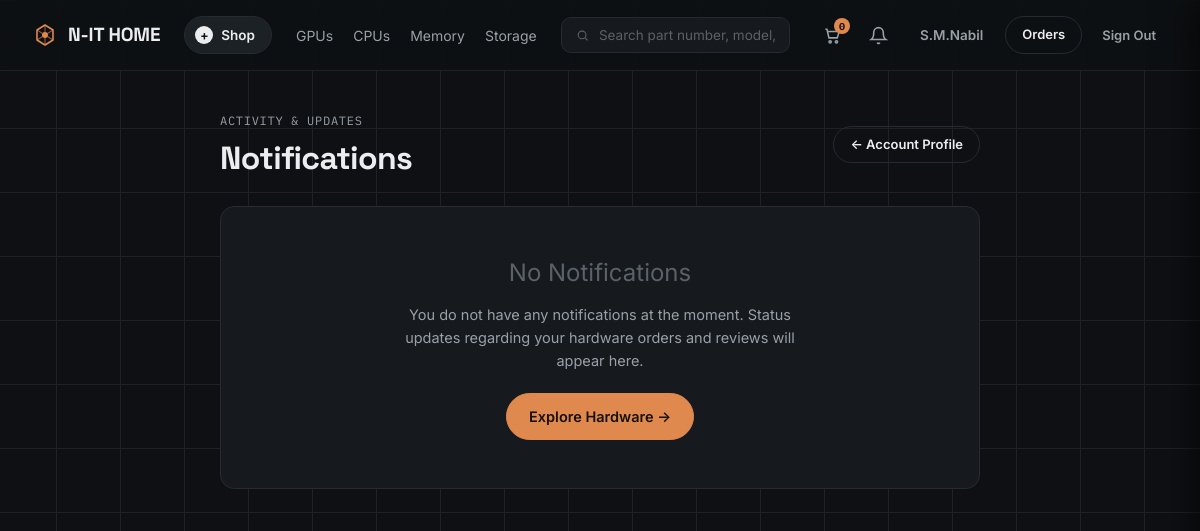
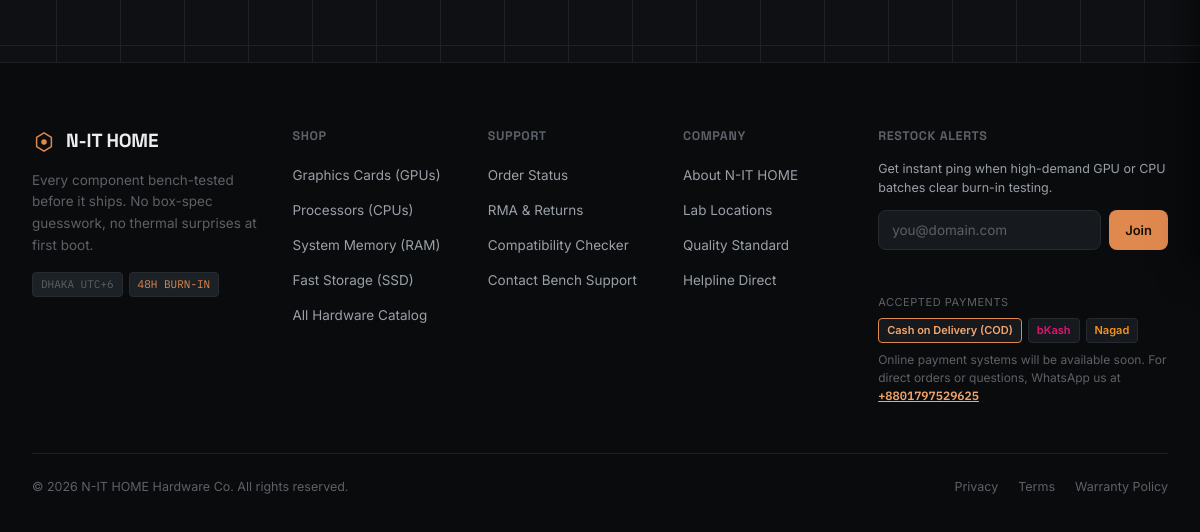
The page /accounts/notifications/ (signed in) on the database as committed earlier (2 pictures, top to bottom).
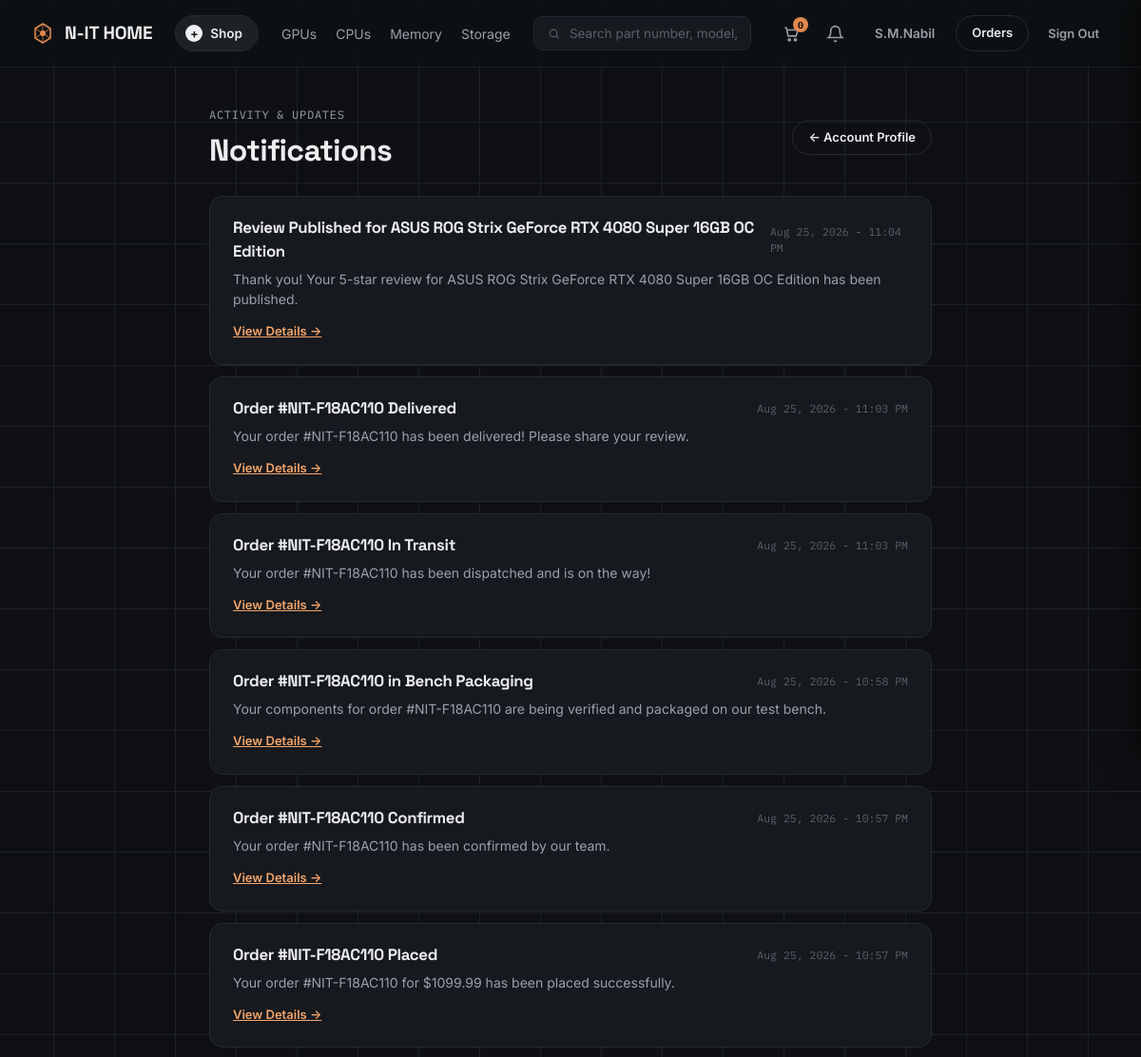
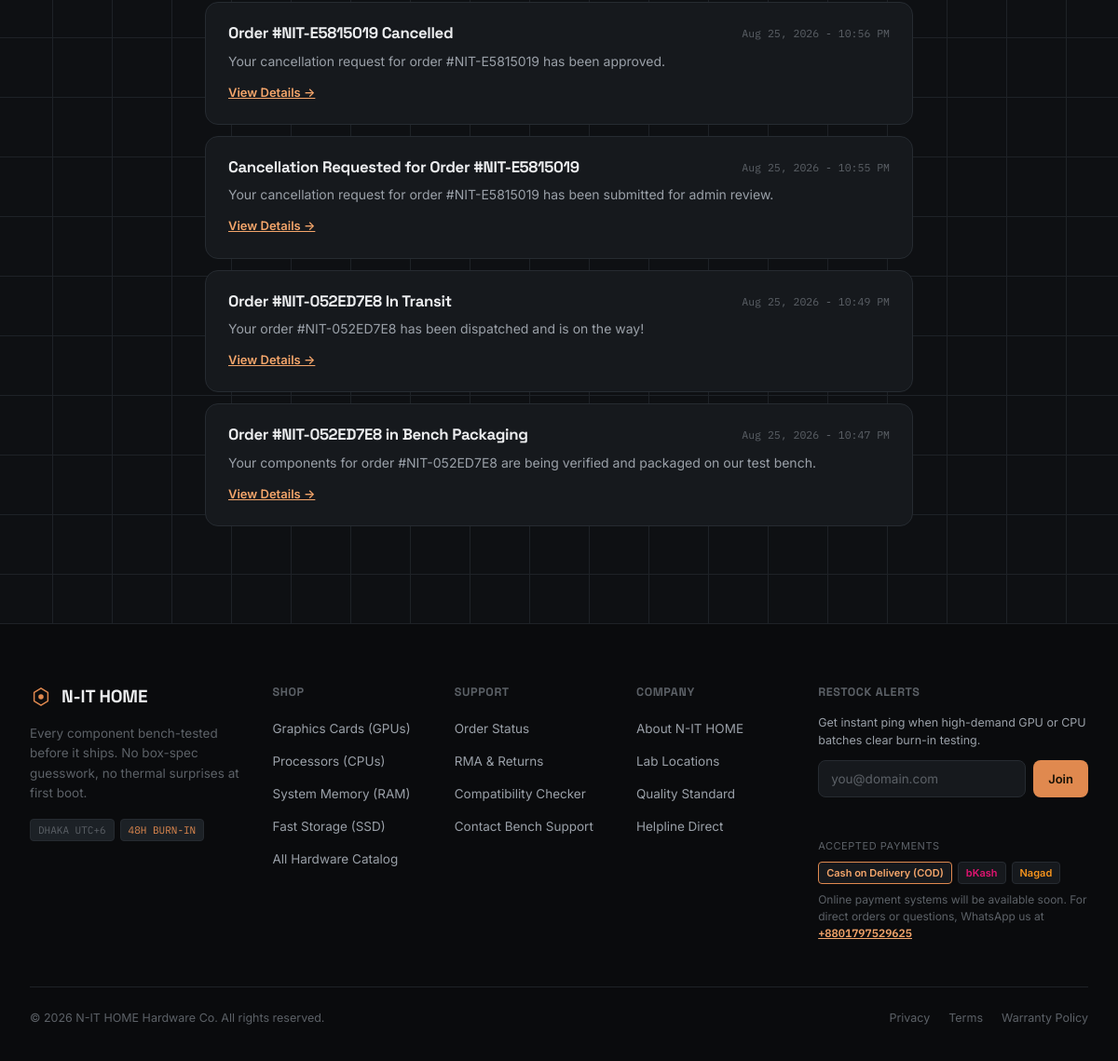
The same page on the database as committed later (2 pictures, top to bottom).
### accounts/models.py (models this page shows, shortened)
class User(AbstractBaseUser, PermissionsMixin):
    email = models.EmailField(unique=True, db_index=True)
    first_name = models.CharField(max_length=50, blank=True)
    last_name = models.CharField(max_length=50, blank=True)
    is_active = models.BooleanField(default=True)
    is_staff = models.BooleanField(default=False)
    is_verified = models.BooleanField(default=False)
    created_at = models.DateTimeField(auto_now_add=True)
    objects = UserManager()
    USERNAME_FIELD = 'email'
    REQUIRED_FIELDS = []
    class Meta:
        verbose_name = 'User'
        verbose_name_plural = 'Users'
        ordering = ['-created_at']

class Notification(models.Model):
    user = models.ForeignKey(settings.AUTH_USER_MODEL, on_delete=models.CASCADE, related_name='notifications')
    title = models.CharField(max_length=200)
    message = models.TextField()
    link = models.CharField(max_length=255, blank=True)
    is_read = models.BooleanField(default=False)
    created_at = models.DateTimeField(auto_now_add=True)
    class Meta:
        ordering = ['-created_at']
        verbose_name = 'Notification'
        verbose_name_plural = 'Notifications'

### accounts/views.py (the view)
# urls.py: path('notifications/', NotificationListView.as_view(), name='notifications'),
class NotificationListView(LoginRequiredMixin, ListView):
    model = Notification
    template_name = 'accounts/notifications.html'
    context_object_name = 'notifications'
    paginate_by = 15
    def get_queryset(self):
        return Notification.objects.filter(user=self.request.user)
    def get_context_data(self, **kwargs) -> dict[str, Any]:
        context = super().get_context_data(**kwargs)
        context['title'] = 'Notifications'
        Notification.objects.filter(user=self.request.user, is_read=False).update(is_read=True)
        return context

### cart/context_processors.py (called while the page is built)
def cart(request: HttpRequest) -> dict[str, Any]:
    return {'cart': Cart(request)}

### core/context_processors.py (called while the page is built)
def site_context(request: HttpRequest) -> dict[str, Any]:
    categories = Category.objects.all().order_by('name')
    unread_count = 0
    recent_notifications = []
    if request.user.is_authenticated:
        unread_count = Notification.objects.filter(user=request.user, is_read=False).count()
        recent_notifications = Notification.objects.filter(user=request.user)[:5]
    return {
        'site_name': 'N-IT HOME',
        'site_tagline': 'Premium PC Hardware & Components',
        'currency_symbol': '$',
        'nav_categories': categories,
        'unread_notifications_count': unread_count,
        'recent_notifications': recent_notifications,
    }

### templates/accounts/notifications.html (shortened to what this page needs)
{% extends 'base.html' %}
{% block content %}
<div class="wrap" style="padding-top: 36px; padding-bottom: 64px;">
    <div style="max-width: 760px; margin: 0 auto;">
        <div style="display: flex; justify-content: space-between; align-items: center; margin-bottom: 24px; flex-wrap: wrap; gap: 12px;">
            <div>
                <span class="eyebrow mono" style="margin-bottom: 4px;">Activity &amp; Updates</span>
                <h1 style="font-size: 2rem; font-weight: 700; color: var(--text); margin: 0;">
                    Notifications
                </h1>
            </div>
            <a href="{% url 'accounts:profile' %}" class="btn-outline btn-sm">
                &larr; Account Profile
            </a>
        </div>
        {% if notifications %}
            <div style="display: flex; flex-direction: column; gap: 12px;">
                {% for notification in notifications %}
                    <div style="background: var(--panel); border: 1px solid {% if not notification.is_read %}var(--copper){% else %}var(--line){% endif %}; border-radius: var(--radius); padding: 20px 24px; display: flex; justify-content: space-between; align-items: flex-start; gap: 16px;">
                        <div style="flex: 1;">
                            <div style="display: flex; align-items: center; gap: 10px; margin-bottom: 6px;">
                                <h3 style="font-size: 1.05rem; font-weight: 700; color: var(--text); margin: 0;">
                                    {{ notification.title }}
                                </h3>
                                <span class="mono" style="font-size: 11.5px; color: var(--text-faint); margin-left: auto;">
                                    {{ notification.created_at|date:"M d, Y - h:i A" }}
                                </span>
                            </div>
                            <p style="color: var(--text-dim); font-size: 14px; line-height: 1.5; margin: 0 0 10px 0;">
                                {{ notification.message }}
                            </p>
                            {% if notification.link %}
                                <a href="{{ notification.link }}" class="btn-ghost" style="padding: 4px 0; font-size: 13px; color: var(--copper-bright); text-decoration: underline;">
                                    View Details &rarr;
                                </a>
                            {% endif %}
                        </div>
                    </div>
                {% endfor %}
            </div>
        {% else %}
            <div style="background: var(--panel); border: 1px solid var(--line); border-radius: var(--radius); padding: 48px 32px; text-align: center;">
                <div style="font-size: 1.5rem; margin-bottom: 12px; color: var(--text-faint);">
                    No Notifications
                </div>
                <p style="color: var(--text-dim); font-size: 14.5px; max-width: 440px; margin: 0 auto 20px auto; line-height: 1.6;">
                    You do not have any notifications at the moment. Status updates regarding your hardware orders and reviews will appear here.
                </p>
                <a href="{% url 'products:product_list' %}" class="btn-solid">
                    Explore Hardware &rarr;
                </a>
            </div>
        {% endif %}
    </div>
</div>
{% endblock %}

### templates/base.html (shortened to what this page needs)
{% load static %}
<!DOCTYPE html>
<html lang="en">
<head>
    <link rel="stylesheet" href="{% static 'css/main.css' %}">
    <link rel="stylesheet" href="{% static 'css/gallery.css' %}">
    <link rel="stylesheet" href="{% static 'css/forms.css' %}">
    <link rel="stylesheet" href="{% static 'css/responsive.css' %}">
</head>
<body>
    {% include 'includes/navbar.html' %}
    <main class="main-content">
        {% block content %}{% endblock %}
    </main>
    {% include 'includes/footer.html' %}
</body>
</html>

### templates/includes/navbar.html (shortened to what this page needs)
{% load static %}
<header class="nav" id="top">
  <div class="nav-inner">
    <a class="logo" href="{% url 'products:product_list' %}">
      N-IT HOME
    </a>
    <button class="menu-btn" id="menuBtn" type="button" aria-expanded="false" aria-controls="megaMenu">
      <span class="plus">+</span> Shop
    </button>
    <nav class="nav-links">
      <a href="{% url 'products:product_list' %}?category=gpu#catalog">GPUs</a>
      <a href="{% url 'products:product_list' %}?category=cpu#catalog">CPUs</a>
      <a href="{% url 'products:product_list' %}?category=ram#catalog">Memory</a>
      <a href="{% url 'products:product_list' %}?category=ssd#catalog">Storage</a>
    </nav>
    <form action="{% url 'products:product_list' %}#catalog" method="get" class="nav-search" role="search">
      <button type="submit" class="nav-search-btn" aria-label="Search">
        <svg width="15" height="15" viewBox="0 0 24 24" fill="none" stroke="currentColor" stroke-width="2" aria-hidden="true">
          <circle cx="11" cy="11" r="7"/>
          <path d="M21 21L16.5 16.5"/>
        </svg>
      </button>
      <input type="text" name="q" value="{{ search_query|default:'' }}" placeholder="Search part number, model, or spec…" autocomplete="off">
    </form>
    <div class="nav-actions">
      <a href="{% url 'cart:cart_detail' %}" class="icon-btn" id="cartBtn" aria-label="Shopping Cart">
        <svg width="19" height="19" viewBox="0 0 24 24" fill="none" stroke="currentColor" stroke-width="2">
          <path d="M3 4H5L7.5 15H18L20.5 7H6.5"/>
          <circle cx="9" cy="20" r="1.4"/>
          <circle cx="17" cy="20" r="1.4"/>
        </svg>
        <span class="cart-badge" id="cartBadge">{{ cart.total_items|default:'0' }}</span>
      </a>
      {% if user.is_authenticated %}
        <a href="{% url 'accounts:notifications' %}" class="icon-btn" aria-label="Notifications" title="Notifications">
          <svg width="19" height="19" viewBox="0 0 24 24" fill="none" stroke="currentColor" stroke-width="2">
            <path d="M18 8A6 6 0 0 0 6 8c0 7-3 9-3 9h18s-3-2-3-9"/>
            <path d="M13.73 21a2 2 0 0 1-3.46 0"/>
          </svg>
        </a>
        <a href="{% url 'accounts:profile' %}" class="btn-ghost" style="padding: 8px 14px; font-size: 13.5px;">
          {{ user.first_name|default:user.email|truncatechars:14 }}
        </a>
        <a href="{% url 'orders:order_history' %}" class="btn-outline" style="padding: 8px 16px; font-size: 13px;">
          Orders
        </a>
        <form method="post" action="{% url 'accounts:logout' %}" style="display: inline; margin: 0;">
          <button type="submit" class="btn-ghost" style="background: none; border: none; font-size: 13px; padding: 8px 12px;" title="Sign out">
            Sign Out
          </button>
        </form>
      {% else %}
        <a class="btn-ghost" href="{% url 'accounts:login' %}">Log In</a>
        <a class="btn-solid" href="{% url 'accounts:signup' %}" style="padding:9px 18px; font-size: 13.5px;">Sign Up</a>
      {% endif %}
    </div>
  </div>
</header>

### templates/includes/footer.html
{% load static %}
<footer>
  <div class="wrap">
    <div class="footer-grid">
      <div class="footer-brand">
        <a class="logo" href="{% url 'products:product_list' %}">
          <svg viewBox="0 0 26 26" fill="none" style="width: 24px; height: 24px;" aria-hidden="true">
            <path d="M13 3L21 8V18L13 23L5 18V8L13 3Z" stroke="#E0894F" stroke-width="1.6" stroke-linejoin="round"/>
            <circle cx="13" cy="13" r="3" fill="#E0894F"/>
          </svg>
          N-IT HOME
        </a>
        <p>Every component bench-tested before it ships. No box-spec guesswork, no thermal surprises at first boot.</p>
        <div style="margin-top: 16px; display: flex; gap: 6px; flex-wrap: wrap;">
          <span style="font-family: 'IBM Plex Mono', monospace; font-size: 11px; color: var(--text-faint); background: var(--panel-2); border: 1px solid var(--line); padding: 3px 8px; border-radius: 4px;">DHAKA UTC+6</span>
          <span style="font-family: 'IBM Plex Mono', monospace; font-size: 11px; color: var(--copper); background: var(--panel-2); border: 1px solid var(--line); padding: 3px 8px; border-radius: 4px;">48H BURN-IN</span>
        </div>
      </div>
      <div class="footer-col">
        <h4>Shop</h4>
        <ul>
          <li><a href="{% url 'products:product_list' %}?category=gpu#catalog">Graphics Cards (GPUs)</a></li>
          <li><a href="{% url 'products:product_list' %}?category=cpu#catalog">Processors (CPUs)</a></li>
          <li><a href="{% url 'products:product_list' %}?category=ram#catalog">System Memory (RAM)</a></li>
          <li><a href="{% url 'products:product_list' %}?category=ssd#catalog">Fast Storage (SSD)</a></li>
          <li><a href="{% url 'products:product_list' %}#catalog">All Hardware Catalog</a></li>
        </ul>
      </div>
      <div class="footer-col">
        <h4>Support</h4>
        <ul>
          <li><a href="{% url 'orders:order_history' %}">Order Status</a></li>
          <li><a href="{% url 'core:contact' %}">RMA &amp; Returns</a></li>
          <li><a href="{% url 'products:product_list' %}#shop">Compatibility Checker</a></li>
          <li><a href="{% url 'core:contact' %}">Contact Bench Support</a></li>
        </ul>
      </div>
      <div class="footer-col">
        <h4>Company</h4>
        <ul>
          <li><a href="{% url 'core:about' %}">About N-IT HOME</a></li>
          <li><a href="{% url 'core:contact' %}">Lab Locations</a></li>
          <li><a href="{% url 'core:about' %}">Quality Standard</a></li>
          <li><a href="{% url 'core:contact' %}">Helpline Direct</a></li>
        </ul>
      </div>
      <div class="news">
        <h4>Restock Alerts</h4>
        <p style="font-size: 12.5px; color: var(--text-dim); margin-bottom: 12px;">Get instant ping when high-demand GPU or CPU batches clear burn-in testing.</p>
        <form class="news-form" id="newsForm">
          <input type="email" placeholder="you@domain.com" required aria-label="Your email">
          <button type="submit">Join</button>
        </form>
        <div class="news-note" id="newsNote"></div>
        <div style="margin-top: 18px;">
          <div style="font-size: 11px; text-transform: uppercase; letter-spacing: .05em; color: var(--text-faint); margin-bottom: 8px;">Accepted Payments</div>
          <div style="display: flex; gap: 6px; flex-wrap: wrap; margin-bottom: 8px;">
            <span style="font-size: 11px; font-weight: 600; color: var(--copper-bright); background: var(--panel); border: 1px solid var(--copper); padding: 3px 8px; border-radius: 4px;">Cash on Delivery (COD)</span>
            <span style="font-size: 11px; font-weight: 600; color: #e11471; background: var(--panel); border: 1px solid var(--line); padding: 3px 8px; border-radius: 4px;">bKash</span>
            <span style="font-size: 11px; font-weight: 600; color: #f7941d; background: var(--panel); border: 1px solid var(--line); padding: 3px 8px; border-radius: 4px;">Nagad</span>
          </div>
          <p style="font-size: 12px; color: var(--text-faint); line-height: 1.5; margin: 0;">
            Online payment systems will be available soon. For direct orders or questions, WhatsApp us at
            <a href="https://wa.me/8801797529625" target="_blank" rel="noopener noreferrer" style="color: var(--copper-bright); font-family: var(--font-mono); font-weight: 600; text-decoration: underline;">+8801797529625</a>
          </p>
        </div>
      </div>
    </div>
    <div class="footer-bottom">
      <span>© 2026 N-IT HOME Hardware Co. All rights reserved.</span>
      <div class="legal">
        <a href="{% url 'core:about' %}">Privacy</a>
        <a href="{% url 'core:about' %}">Terms</a>
        <a href="{% url 'core:about' %}">Warranty Policy</a>
      </div>
    </div>
  </div>
</footer>

Rows that differ between the two databases and show on the page:
added Notification: title "Review Published for ASUS ROG Strix GeForce RTX 4080 Super 16GB OC Edition", created_at "Aug 25, 2026 - 11:04 PM", message "Thank you! Your 5-star review for ASUS ROG Strix GeForce RTX 4080 Super 16GB OC Edition has been published."
added Notification: title "Order #NIT-F18AC110 Delivered", created_at "Aug 25, 2026 - 11:03 PM", message "Your order #NIT-F18AC110 has been delivered! Please share your review."
added Notification: title "Order #NIT-F18AC110 In Transit", created_at "Aug 25, 2026 - 11:03 PM", message "Your order #NIT-F18AC110 has been dispatched and is on the way!"
added Notification: title "Order #NIT-F18AC110 in Bench Packaging", created_at "Aug 25, 2026 - 10:58 PM", message "Your components for order #NIT-F18AC110 are being verified and packaged on our test bench."
added Notification: title "Order #NIT-F18AC110 Confirmed", created_at "Aug 25, 2026 - 10:57 PM", message "Your order #NIT-F18AC110 has been confirmed by our team."
added Notification: title "Order #NIT-F18AC110 Placed", created_at "Aug 25, 2026 - 10:57 PM", message "Your order #NIT-F18AC110 for $1099.99 has been placed successfully."
added Notification: title "Order #NIT-E5815019 Cancelled", created_at "Aug 25, 2026 - 10:56 PM", message "Your cancellation request for order #NIT-E5815019 has been approved."
added Notification: title "Cancellation Requested for Order #NIT-E5815019", created_at "Aug 25, 2026 - 10:55 PM", message "Your cancellation request for order #NIT-E5815019 has been submitted for admin review."
added Notification: title "Order #NIT-052ED7E8 In Transit", created_at "Aug 25, 2026 - 10:49 PM", message "Your order #NIT-052ED7E8 has been dispatched and is on the way!"
added Notification: title "Order #NIT-052ED7E8 in Bench Packaging", created_at "Aug 25, 2026 - 10:47 PM", message "Your components for order #NIT-052ED7E8 are being verified and packaged on our test bench."
Other text that changed with them:
text no longer shown: "No Notifications You do not have any notifications at the moment. Status updates regarding your hardware orders and reviews will appear here. Explore Hardware →"
